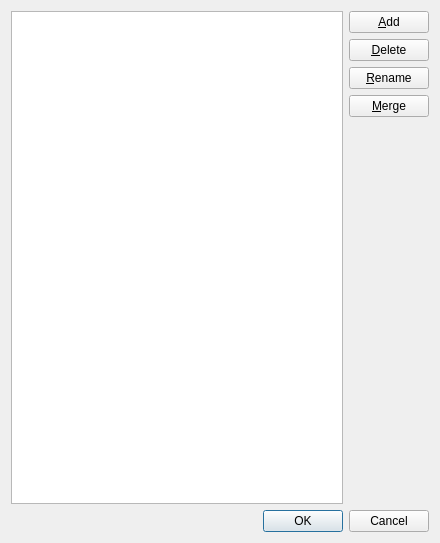
<?xml version="1.0" encoding="UTF-8"?>
<ui version="4.0">
 <class>CategoryPicker</class>
 <widget class="QDialog" name="CategoryPicker">
  <property name="geometry">
   <rect>
    <x>0</x>
    <y>0</y>
    <width>440</width>
    <height>543</height>
   </rect>
  </property>
  <property name="windowTitle">
   <string>Category Picker</string>
  </property>
  <layout class="QVBoxLayout" name="verticalLayout_2">
   <item>
    <layout class="QHBoxLayout" name="horizontalLayout">
     <item>
      <widget class="QTableView" name="category_table">
       <property name="selectionMode">
        <enum>QAbstractItemView::ExtendedSelection</enum>
       </property>
       <property name="selectionBehavior">
        <enum>QAbstractItemView::SelectRows</enum>
       </property>
       <property name="sortingEnabled">
        <bool>true</bool>
       </property>
      </widget>
     </item>
     <item>
      <layout class="QVBoxLayout" name="verticalLayout">
       <item>
        <widget class="QPushButton" name="add_button">
         <property name="text">
          <string>&amp;Add</string>
         </property>
        </widget>
       </item>
       <item>
        <widget class="QPushButton" name="delete_button">
         <property name="text">
          <string>&amp;Delete</string>
         </property>
        </widget>
       </item>
       <item>
        <widget class="QPushButton" name="rename_button">
         <property name="text">
          <string>&amp;Rename</string>
         </property>
        </widget>
       </item>
       <item>
        <widget class="QPushButton" name="merge_button">
         <property name="text">
          <string>&amp;Merge</string>
         </property>
        </widget>
       </item>
       <item>
        <spacer name="verticalSpacer">
         <property name="orientation">
          <enum>Qt::Vertical</enum>
         </property>
         <property name="sizeHint" stdset="0">
          <size>
           <width>20</width>
           <height>40</height>
          </size>
         </property>
        </spacer>
       </item>
      </layout>
     </item>
    </layout>
   </item>
   <item>
    <widget class="QDialogButtonBox" name="button_box">
     <property name="orientation">
      <enum>Qt::Horizontal</enum>
     </property>
     <property name="standardButtons">
      <set>QDialogButtonBox::Cancel|QDialogButtonBox::Ok</set>
     </property>
    </widget>
   </item>
  </layout>
 </widget>
 <resources/>
 <connections>
  <connection>
   <sender>button_box</sender>
   <signal>accepted()</signal>
   <receiver>CategoryPicker</receiver>
   <slot>accept()</slot>
   <hints>
    <hint type="sourcelabel">
     <x>248</x>
     <y>254</y>
    </hint>
    <hint type="destinationlabel">
     <x>157</x>
     <y>274</y>
    </hint>
   </hints>
  </connection>
  <connection>
   <sender>button_box</sender>
   <signal>rejected()</signal>
   <receiver>CategoryPicker</receiver>
   <slot>reject()</slot>
   <hints>
    <hint type="sourcelabel">
     <x>316</x>
     <y>260</y>
    </hint>
    <hint type="destinationlabel">
     <x>286</x>
     <y>274</y>
    </hint>
   </hints>
  </connection>
 </connections>
</ui>
